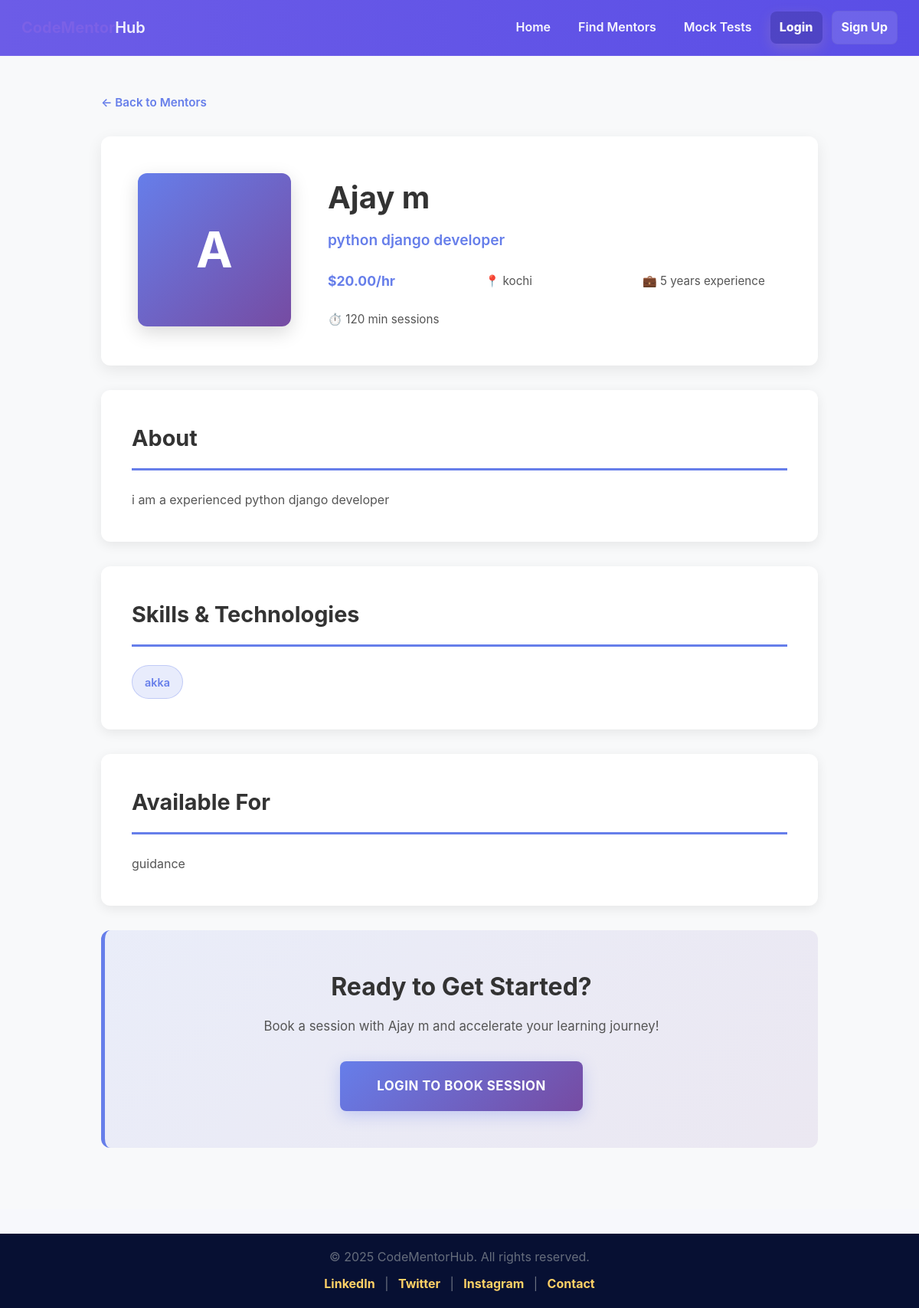
The page /mentors/9/ on the database its author committed.
### main/models.py (models this page shows, shortened)
class MentorProfile(models.Model):
    APPLICATION_STATUS_CHOICES = [
        ('pending', 'Pending'),
        ('approved', 'Approved'),
        ('rejected', 'Rejected'),
    ]
    SESSION_DURATION_CHOICES = [
        (30, '30 minutes'),
        (45, '45 minutes'),
        (60, '60 minutes'),
        (90, '90 minutes'),
        (120, '120 minutes'),
    ]
    user = models.OneToOneField(User, on_delete=models.CASCADE, related_name='mentor_profile', null=True, blank=True)
    full_name = models.CharField(max_length=100)
    profile_picture = models.ImageField(upload_to='mentor_profiles/', blank=True, null=True)
    bio = models.TextField(max_length=500, help_text="Short intro about your journey")
    headline = models.CharField(max_length=100, help_text="Short tagline like 'Senior Django Developer'")
    location = models.CharField(max_length=100, blank=True, null=True)
    linkedin_url = models.URLField(blank=True, null=True)
    github_url = models.URLField(blank=True, null=True)
    skills = models.ManyToManyField(Skill, related_name='mentors')
    years_of_experience = models.PositiveIntegerField(
        validators=[MinValueValidator(0), MaxValueValidator(50)],
        help_text="Years of professional experience"
    )
    hourly_rate = models.DecimalField(
        max_digits=8,
        decimal_places=2,
        validators=[MinValueValidator(Decimal('0.01'))],
        help_text="Rate per session/hour"
    )
    availability = models.JSONField(
        default=dict,
        help_text="JSON format: {'mon': ['10:00', '15:00'], 'wed': ['14:00']}"
    )
    session_duration = models.IntegerField(
        choices=SESSION_DURATION_CHOICES,
        default=60,
        help_text="Default session duration in minutes"
    )
    available_for = models.TextField(
        help_text="e.g., 'Career Guidance, Code Review, Debugging Help'"
    )
    is_approved = models.BooleanField(default=False)
    application_status = models.CharField(
        max_length=20,
        choices=APPLICATION_STATUS_CHOICES,
        default='pending'
    )
    admin_notes = models.TextField(blank=True, null=True)
    created_at = models.DateTimeField(auto_now_add=True)
    updated_at = models.DateTimeField(auto_now=True)
    class Meta:
        ordering = ['-created_at']

class Skill(models.Model):
    name = models.CharField(max_length=35, unique=True)
    description = models.TextField(blank=True)
    created_at = models.DateTimeField(auto_now_add=True)
    class Meta:
        ordering = ['name']

### main/views.py (the view)
# urls.py: path('mentors/<int:mentor_id>/',views.mentor_detail,name="mentor_detail"),
def mentor_detail(request, mentor_id):
    mentor = get_object_or_404(MentorProfile, id=mentor_id, is_approved=True, application_status='approved')
    return render(request, 'mentor_detail.html', {'mentor': mentor})

### templates/mentor_detail.html (shortened to what this page needs)
<!DOCTYPE html>
{% load static %}
<html lang="en">
<head>
    <link rel="stylesheet" type="text/css" href="{% static 'css/home.css' %}">
    <link rel="stylesheet" type="text/css" href="{% static 'css/user_theme.css' %}">
</head>
<body>
    {% include 'partials/header.html' %}
    <main>
        <div class="mentor-container">
            <a href="{% url 'find_mentors' %}" class="back-link">← Back to Mentors</a>
            <div class="mentor-header">
                <div class="mentor-info">
                    {% if mentor.profile_picture %}
                        <img src="{{ mentor.profile_picture.url }}" alt="{{ mentor.full_name }}" class="mentor-avatar">
                    {% else %}
                        <div class="mentor-avatar-placeholder">
                            {{ mentor.full_name|first|upper }}
                        </div>
                    {% endif %}
                    <div class="mentor-details">
                        <h1>{{ mentor.full_name }}</h1>
                        <div class="headline">{{ mentor.headline }}</div>
                        <div class="mentor-meta">
                            <div class="meta-item">
                                <span class="rate">${{ mentor.hourly_rate }}/hr</span>
                            </div>
                            <div class="meta-item">
                                📍 {{ mentor.location|default:"Location not specified" }}
                            </div>
                            <div class="meta-item">
                                💼 {{ mentor.years_of_experience }} years experience
                            </div>
                            <div class="meta-item">
                                ⏱️ {{ mentor.session_duration }} min sessions
                            </div>
                        </div>
                    </div>
                </div>
            </div>
            <div class="content-section">
                <h2>About</h2>
                <p>{{ mentor.bio }}</p>
            </div>
            <div class="content-section">
                <h2>Skills & Technologies</h2>
                <div class="skills-list">
                    {% for skill in mentor.skills.all %}
                        <span class="skill-tag">{{ skill.name }}</span>
                    {% endfor %}
                </div>
            </div>
            <div class="content-section">
                <h2>Available For</h2>
                <p>{{ mentor.available_for }}</p>
            </div>
            <div class="cta-section">
                <h2>Ready to Get Started?</h2>
                <p>Book a session with {{ mentor.full_name }} and accelerate your learning journey!</p>
                {% if user.is_authenticated %}
                    <a href="{% url 'book_session' mentor.id %}" class="cta-button">Book a Session</a>
                {% else %}
                    <a href="{% url 'login' %}" class="cta-button">Login to Book Session</a>
                {% endif %}
            </div>
        </div>
    </main>
    {% include 'partials/footer.html' %}
</body>
</html>

### main/static/css/home.css (style rules this page uses)
* { box-sizing:border-box;margin:0;padding:0 }
html,body { height:100% }
body { font-family: "Segoe UI", Tahoma, Geneva, Verdana, sans-serif; background:linear-gradient(180deg,var(--bg) 0%, #ffffff 100%); color:#0f172a; line-height:1.6; -webkit-font-smoothing:antialiased; -moz-osx-font-smoothing:grayscale; }

### static/css/user_theme.css (style rules this page uses)
:root { --cmh-primary: #6C5CE7; --cmh-accent: #00B894; --cmh-bg: #F7F8FC; --cmh-surface: #FFFFFF; --cmh-text: #1F2937; --cmh-muted: #6B7280; --cmh-danger: #FF6B6B; --cmh-radius: 10px; }
* { box-sizing:border-box }
html,body { height:100%;margin:0;padding:0;font-family:Inter,Segoe UI,Roboto,Helvetica,Arial,sans-serif;background:var(--cmh-bg);color:var(--cmh-text);-webkit-font-smoothing:antialiased }

### templates/mentor_detail.html (style rules this page uses)
main { padding: 3rem 0; background-color: #f8f9fa; min-height: calc(100vh - 200px); }
.mentor-container { max-width: 1000px; margin: 0 auto; padding: 0 2rem; }
.back-link { display: inline-flex; align-items: center; color: #667eea; text-decoration: none; font-weight: 600; margin-bottom: 2rem; transition: all 0.3s ease; font-size: 0.95rem; }
.mentor-header { background: white; padding: 3rem; border-radius: 12px; box-shadow: 0 6px 20px rgba(0, 0, 0, 0.08); margin-bottom: 2rem; }
.mentor-info { display: grid; grid-template-columns: 200px 1fr; gap: 3rem; align-items: start; }
.mentor-avatar-placeholder { width: 200px; height: 200px; border-radius: 12px; background: linear-gradient(135deg, #667eea 0%, #764ba2 100%); display: flex; align-items: center; justify-content: center; font-size: 4rem; color: white; font-weight: 700; box-shadow: 0 8px 25px rgba(0, 0, 0, 0.15); }
.mentor-details h1 { font-size: 2.5rem; margin: 0 0 0.5rem 0; color: #333; font-weight: 700; }
.mentor-details .headline { font-size: 1.2rem; color: #667eea; font-weight: 600; margin-bottom: 1.5rem; }
.mentor-meta { display: grid; grid-template-columns: repeat(auto-fit, minmax(180px, 1fr)); gap: 1.5rem; }
.meta-item { display: flex; align-items: center; gap: 0.5rem; font-size: 0.95rem; color: #555; }
.meta-item .rate { font-weight: 700; color: #667eea; font-size: 1.1rem; }
.content-section { background: white; padding: 2.5rem; border-radius: 12px; box-shadow: 0 4px 15px rgba(0, 0, 0, 0.08); margin-bottom: 2rem; }
.content-section h2 { font-size: 1.8rem; color: #333; margin-bottom: 1.5rem; font-weight: 700; padding-bottom: 1rem; border-bottom: 3px solid #667eea; }
.content-section p { color: #555; line-height: 1.8; font-size: 1rem; }
.skills-list { display: flex; flex-wrap: wrap; gap: 0.8rem; }
.skill-tag { display: inline-block; background-color: rgba(102, 126, 234, 0.15); color: #667eea; padding: 0.6rem 1rem; border-radius: 25px; font-size: 0.9rem; font-weight: 600; border: 1px solid rgba(102, 126, 234, 0.3); }
.cta-section { background: linear-gradient(135deg, rgba(102, 126, 234, 0.1) 0%, rgba(118, 75, 162, 0.1) 100%); padding: 3rem; border-radius: 12px; border-left: 5px solid #667eea; text-align: center; margin-bottom: 2rem; }
.cta-section h2 { font-size: 2rem; color: #333; margin-bottom: 0.8rem; font-weight: 700; }
.cta-section p { font-size: 1.05rem; color: #555; margin-bottom: 2rem; line-height: 1.6; }
.cta-button { display: inline-block; background: linear-gradient(135deg, #667eea 0%, #764ba2 100%); color: white; padding: 1.2rem 3rem; border-radius: 8px; text-decoration: none; font-weight: 700; font-size: 1.05rem; transition: all 0.3s ease; text-transform: uppercase; letter-spacing: 0.5px; box-shadow: 0 6px 20px rgba(102, 126, 234, 0.3); }

### rows shown on the page
MentorProfile: full_name|first "A", full_name "Ajay m", headline "python django developer", hourly_rate "20.00", location "kochi", years_of_experience "5", session_duration "120", bio "i am a experienced python django developer", available_for "guidance"
Skill: name "akka"
